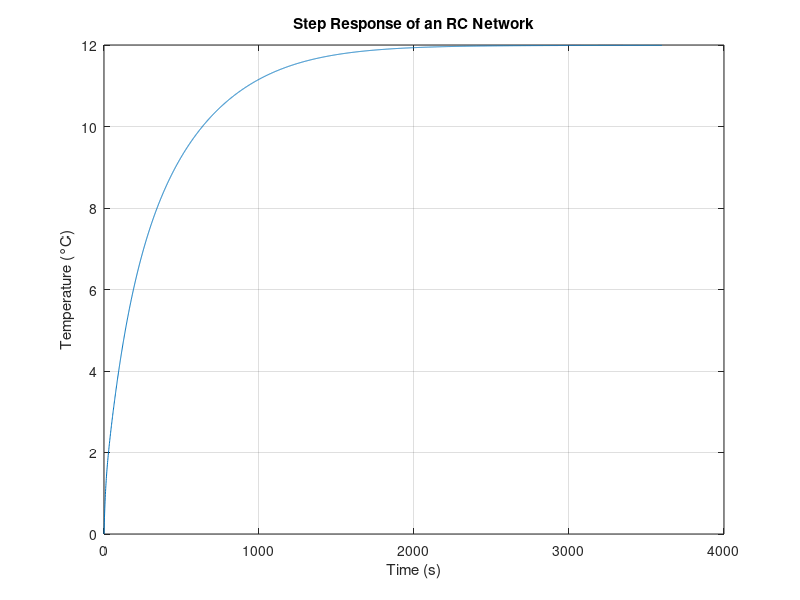

This figure's MATLAB source:
%%%%%%%%%%%%%%%%%%%%%%%%%%%%%%%%%%%%%%%%%%%%%%%%%%%%%%%%%%%%%%%%%%%%%%%%%%%
%%%%%%%%%%%%%%%%%%%%%%%%%%%%%%%%%%%%%%%%%%%%%%%%%%%%%%%%%%%%%%%%%%%%%%%%%%%
% Title: Thermal Model Order Reduction and Simulation (TherMOS)           %
% Topic: Power Electronics, Model Order Reduction                         %
% File: rcSol                                                             %
% Date: 31.10.2024                                                        %
% Author: Dr. Pascal A. Schirmer                                          %
% Version: V.0.1                                                          %
% Copyright: Pascal Schirmer                                              %
% Comments: Update for core losses                                        %
%%%%%%%%%%%%%%%%%%%%%%%%%%%%%%%%%%%%%%%%%%%%%%%%%%%%%%%%%%%%%%%%%%%%%%%%%%%
%%%%%%%%%%%%%%%%%%%%%%%%%%%%%%%%%%%%%%%%%%%%%%%%%%%%%%%%%%%%%%%%%%%%%%%%%%%

%%%%%%%%%%%%%%%%%%%%%%%%%%%%%%%%%%%%%%%%%%%%%%%%%%%%%%%%%%%%%%%%%%%%%%%%%%%
%% Description
%%%%%%%%%%%%%%%%%%%%%%%%%%%%%%%%%%%%%%%%%%%%%%%%%%%%%%%%%%%%%%%%%%%%%%%%%%%
% This function calculates the temperature response for a 1D Foster network
% using trapazoidal rule:
%
%  dT = (2 * tau - Ts) / (2 * tau + Ts) * Tc + (Rth * dt) / (tau + dt)* Pv
%
% where tau=Rth*Cth is the time constant, dT is the sampling time and Pv 
% are the power losses.

%%%%%%%%%%%%%%%%%%%%%%%%%%%%%%%%%%%%%%%%%%%%%%%%%%%%%%%%%%%%%%%%%%%%%%%%%%%
%% Init
%%%%%%%%%%%%%%%%%%%%%%%%%%%%%%%%%%%%%%%%%%%%%%%%%%%%%%%%%%%%%%%%%%%%%%%%%%%
%===================================================
% Parameter
%===================================================
Ts = 1;                                                                     % Sampling time (sec)
Rth = [17.85, 24.95, 0.34, -38.86];                                         % Thermal resistances (K/W)
Cth = [12.13, 12.23, 25.30, -6.67];                                         % Thermal capacitances (Ws/K)
Weight = [1.00, 0.16, 0.05];                                                % Weights losses                                                
Tend = 3600;                                                                % final time (sec)
K = length(Rth);                                                            % Order of the RC network

%===================================================
% Variables
%===================================================
t = 0:Ts:Tend;
Test = zeros(length(t), K);
Tj = zeros(length(t),1);

%===================================================
% Power Losses
%===================================================
Pv_Pri = 1.90;
Pv_Sec = 5.06;
Pv_Cor = 1.84;


%%%%%%%%%%%%%%%%%%%%%%%%%%%%%%%%%%%%%%%%%%%%%%%%%%%%%%%%%%%%%%%%%%%%%%%%%%%
%% Calculation
%%%%%%%%%%%%%%%%%%%%%%%%%%%%%%%%%%%%%%%%%%%%%%%%%%%%%%%%%%%%%%%%%%%%%%%%%%%
%===================================================
% Init
%===================================================
Pv = sum([Pv_Pri, Pv_Sec, Pv_Cor] .* Weight) .* ones(length(t), 1);
tau = Rth.*Cth;

%===================================================
% Solve Network
%===================================================
for i = 2:length(t)
    %----------------------------------------
    % Solve Nodes
    %----------------------------------------
    for ii = 1:K
        Test(i,ii) = ((2*tau(ii) - Ts)/(2*tau(ii) + Ts)) * Test(i-1,ii) + ... 
                      ((Rth(ii)*Ts)/(2*tau(ii) + Ts)) * (Pv(i)+Pv(i-1));
    end

    %----------------------------------------
    % Solve Junction
    %----------------------------------------
    Tj(i) = sum(Test(i,:));
end


%%%%%%%%%%%%%%%%%%%%%%%%%%%%%%%%%%%%%%%%%%%%%%%%%%%%%%%%%%%%%%%%%%%%%%%%%%%
%% Plotting
%%%%%%%%%%%%%%%%%%%%%%%%%%%%%%%%%%%%%%%%%%%%%%%%%%%%%%%%%%%%%%%%%%%%%%%%%%%
figure;
plot(t, Tj);
xlabel('Time (s)');
ylabel('Temperature (°C)');
title('Step Response of an RC Network');
grid on;


%%%%%%%%%%%%%%%%%%%%%%%%%%%%%%%%%%%%%%%%%%%%%%%%%%%%%%%%%%%%%%%%%%%%%%%%%%%
%% References
%%%%%%%%%%%%%%%%%%%%%%%%%%%%%%%%%%%%%%%%%%%%%%%%%%%%%%%%%%%%%%%%%%%%%%%%%%%
% [1] Touzelbaev, Maxat N., et al. "High-efficiency transient temperature 
% calculations for applications in dynamic thermal management of electronic 
% devices." Journal of Electronic Packaging 135.3 (2013): 031001.
